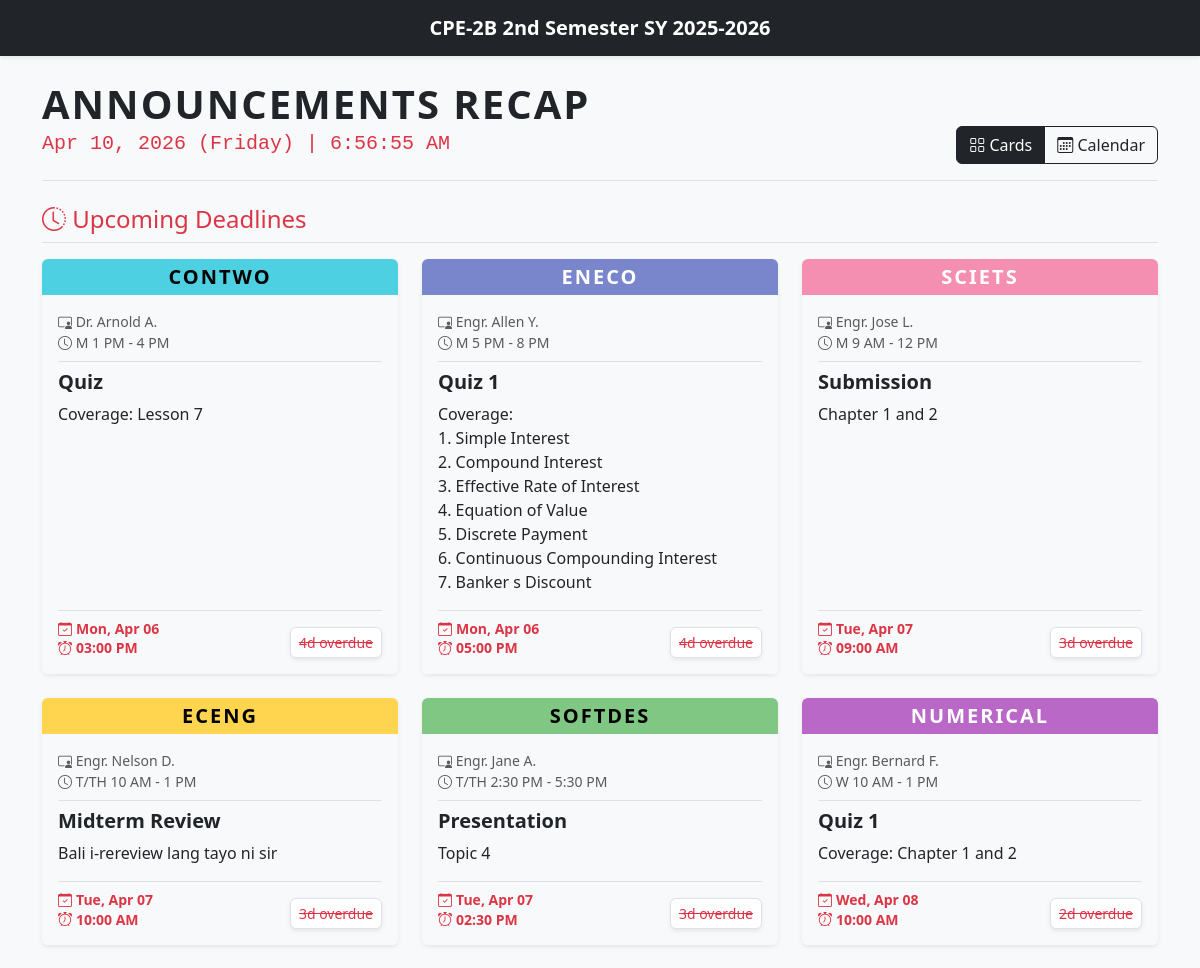
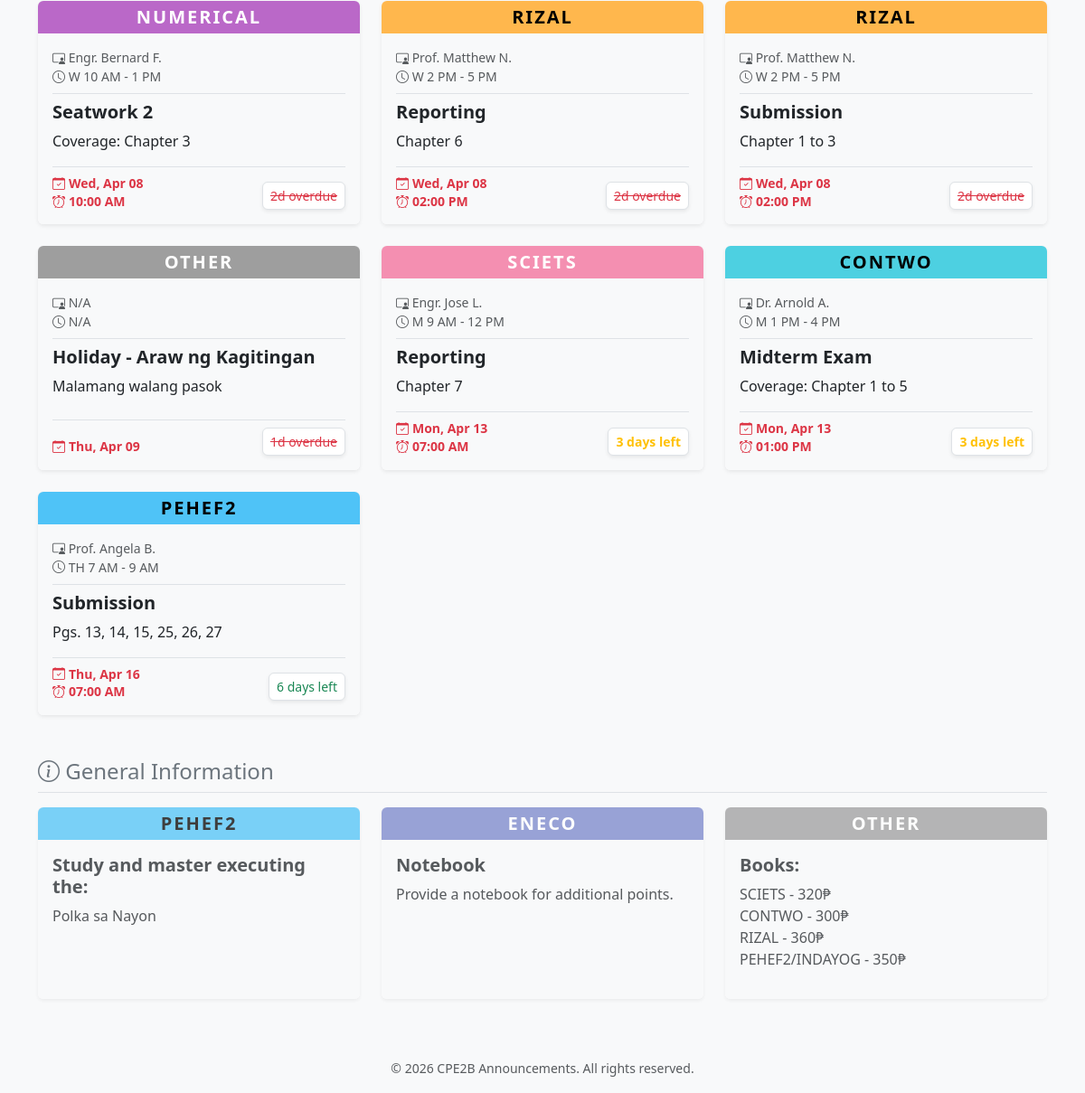
Before: / with the older database file (2 pictures, top to bottom).
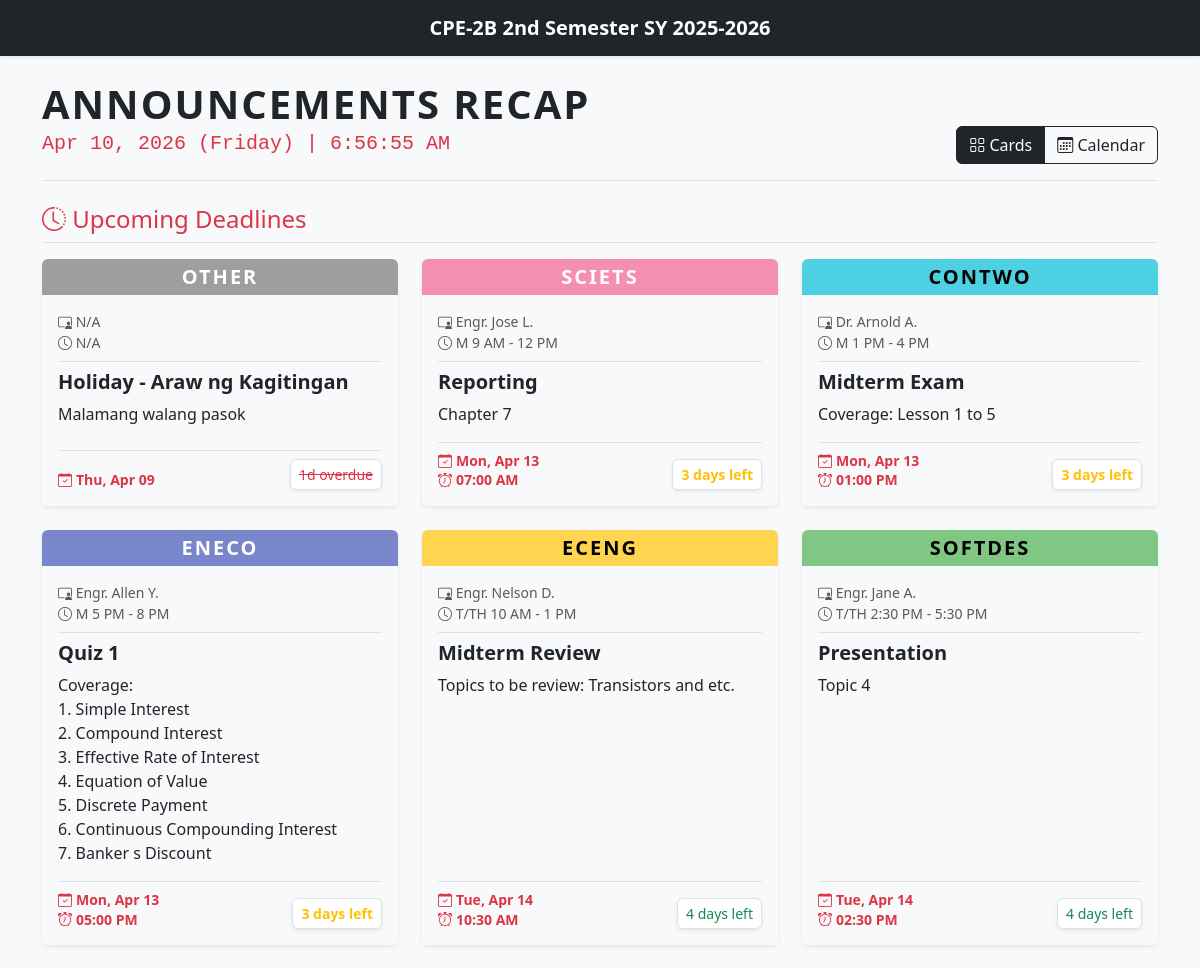
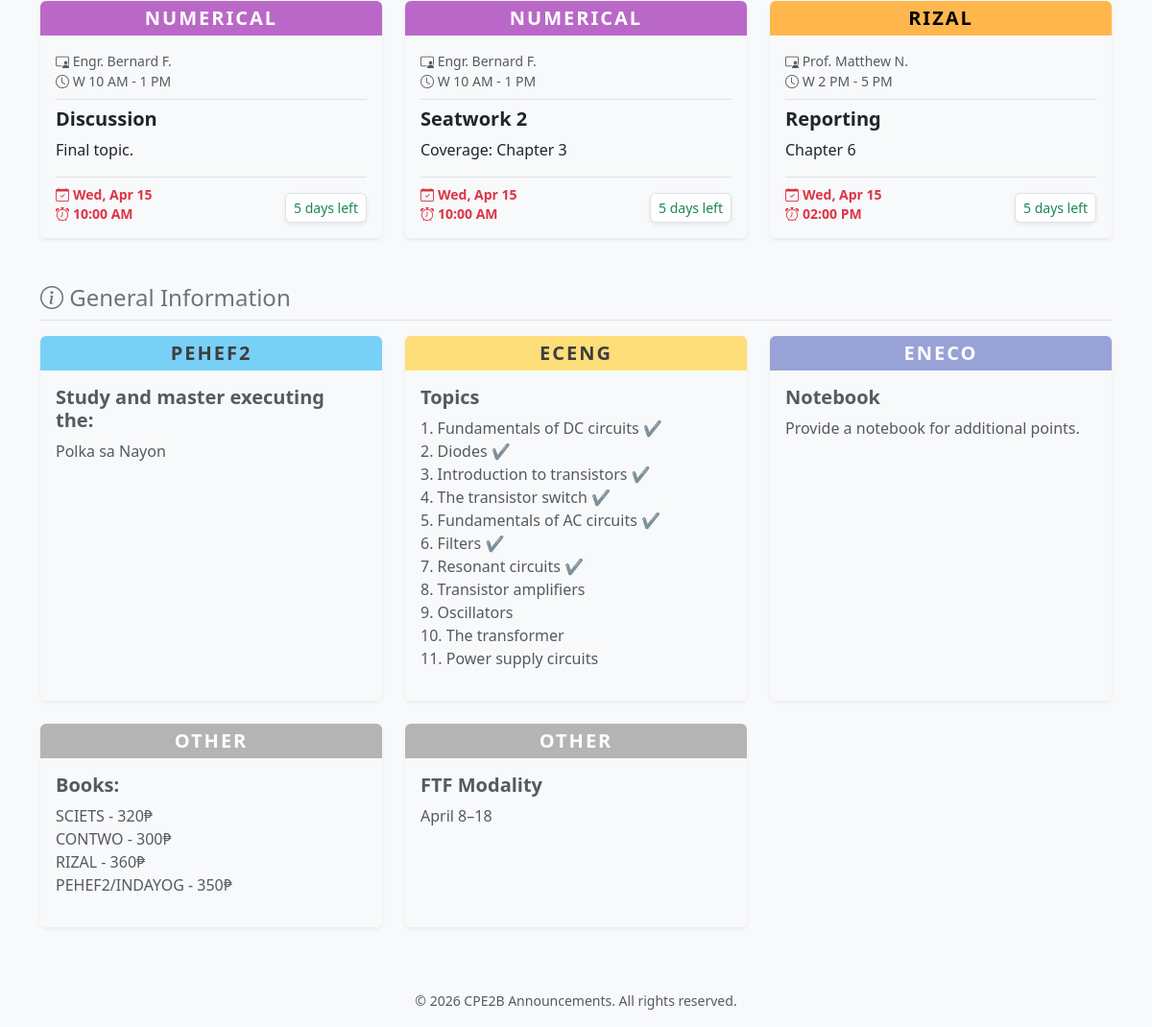
After: the same page with the newer database file (2 pictures, top to bottom).
### tables this page shows
CREATE TABLE IF NOT EXISTS `tbl_announcements` (
  `id` int NOT NULL AUTO_INCREMENT,
  `admin_id` int DEFAULT NULL,
  `subject_id` int DEFAULT NULL,
  `title` varchar(100) NOT NULL,
  `content` text NOT NULL,
  `due_date` date DEFAULT NULL,
  `due_time` time DEFAULT NULL,
  `end_date` date DEFAULT NULL,
  `status` enum('active','archived') DEFAULT 'active',
  `created_at` timestamp NULL DEFAULT CURRENT_TIMESTAMP,
  `updated_at` timestamp NULL DEFAULT CURRENT_TIMESTAMP ON UPDATE CURRENT_TIMESTAMP,
  PRIMARY KEY (`id`),
  KEY `admin_id` (`admin_id`),
  KEY `subject_id` (`subject_id`),
  KEY `idx_due_date` (`due_date`),
  KEY `idx_subject_status` (`subject_id`,`status`),
  CONSTRAINT `tbl_announcements_ibfk_1` FOREIGN KEY (`admin_id`) REFERENCES `tbl_admins` (`id`) ON DELETE SET NULL,
  CONSTRAINT `tbl_announcements_ibfk_2` FOREIGN KEY (`subject_id`) REFERENCES `tbl_subjects` (`id`) ON DELETE CASCADE
);

CREATE TABLE IF NOT EXISTS `tbl_subjects` (
  `id` int NOT NULL AUTO_INCREMENT,
  `code` varchar(20) NOT NULL,
  `name` varchar(100) NOT NULL,
  `professor` varchar(100) DEFAULT NULL,
  `schedule` varchar(100) DEFAULT NULL,
  `color_theme` varchar(50) DEFAULT 'bg-other',
  `status` enum('active','archived') DEFAULT 'active',
  `created_at` timestamp NULL DEFAULT CURRENT_TIMESTAMP,
  PRIMARY KEY (`id`)
);

### includes/helpers.php (called while the page is built, shortened)
<?php
function e($string)
{
    return htmlspecialchars($string ?? '', ENT_QUOTES, 'UTF-8');
}
function parseScheduleTime($schedule)
{
    if (preg_match('/(\d{1,2}(:\d{2})?\s*[AP]M)/i', $schedule, $matches)) {
        return strtotime($matches[1]);
    }
    return 9999999999;
}
function getActiveAnnouncements($pdo)
{
    $announcements = $pdo->query("SELECT a.*, s.code, s.name, s.professor, s.schedule, s.color_theme
                        FROM tbl_announcements a
                        LEFT JOIN tbl_subjects s ON a.subject_id = s.id
                        WHERE a.status = 'active' ORDER BY ISNULL(a.due_date), a.due_date ASC")->fetchAll();
    usort($announcements, function ($a, $b) {
        if ($a['due_date'] !== $b['due_date']) return 0;
        $timeA = parseScheduleTime($a['schedule']);
        $timeB = parseScheduleTime($b['schedule']);
        if ($timeA !== $timeB) return $timeA <=> $timeB;
        return strcmp($a['code'], $b['code']);
    });
    return $announcements;
}
function getDaysLeft(string $dueDate): array
{
    $today = new DateTime('today', new DateTimeZone('Asia/Manila'));
    $due   = new DateTime($dueDate, new DateTimeZone('Asia/Manila'));
    $diff  = (int) $today->diff($due)->format('%r%a');
    if ($diff > 3)       return ['label' => "{$diff} days left",  'class' => 'text-success'];
    if ($diff > 0)       return ['label' => "{$diff} days left",  'class' => 'text-warning fw-bold'];
    return               ['label' => abs($diff) . 'd overdue',    'class' => 'text-danger text-decoration-line-through'];
}

### public/index.php (the view, shortened to what this page needs)
<?php
require_once __DIR__ . '/../includes/db.php';
require_once __DIR__ . '/../includes/helpers.php';
$announcements = getActiveAnnouncements($pdo);
$upcomingDeadlines = array_filter($announcements, fn($a) => !empty($a['due_date']));
$generalInfo = array_filter($announcements, fn($a) => empty($a['due_date']));
include __DIR__ . '/../includes/header.php';
?>
<div class="d-flex flex-column flex-md-row justify-content-between align-items-center align-items-md-end mb-4 mt-3 border-bottom pb-3 text-center text-md-start">
    <div class="mb-3 mb-md-0">
        <h1 class="display-6 fw-bold text-uppercase mb-0" style="letter-spacing: 2px;">Announcements Recap</h1>
        <h5 class="text-danger font-monospace mt-1">
            <?= date('M d, Y (l)') ?> | <span id="liveClock"><?= date('h:i:s A') ?></span>
        </h5>
    </div>
    <div class="btn-group" role="group">
        <button class="btn btn-outline-dark active" id="btn-card" onclick="toggleView('card')"><i class="bi bi-grid"></i> Cards</button>
        <button class="btn btn-outline-dark" id="btn-calendar" onclick="toggleView('calendar')"><i class="bi bi-calendar3"></i> Calendar</button>
    </div>
</div>
<div id="view-card">
    <h4 class="text-danger mb-3 border-bottom pb-2"><i class="bi bi-clock-history"></i> Upcoming Deadlines</h4>
    <div class="row row-cols-1 row-cols-md-2 row-cols-lg-3 g-4 mb-5">
        <?php foreach ($upcomingDeadlines as $row): ?>
            <?php $timeStatus = getDaysLeft($row['due_date']); ?>
            <div class="col">
                <div class="card h-100 shadow-sm border-0 announcement-card">
                    <div class="card-header border-0 text-center p-0">
                        <span class='badge w-100 py-2 fs-5 <?= e($row['color_theme']) ?>' style="border-radius: 6px 6px 0 0; letter-spacing: 2px;">
                            <?= e($row['code']) ?>
                        </span>
                    </div>
                    <div class="card-body pt-3 bg-light rounded-bottom d-flex flex-column">
                        <div class="text-muted small mb-2 border-bottom pb-2">
                            <i class="bi bi-person-video3"></i> <?= e($row['professor']) ?> <br>
                            <i class="bi bi-clock"></i> <?= e($row['schedule']) ?>
                        </div>
                        <h5 class="card-title fw-bold text-dark"><?= e($row['title']) ?></h5>
                        <div class="card-text mb-3 flex-grow-1"><?= nl2br(e($row['content'])) ?></div>
                        <div class="mt-auto pt-2 border-top d-flex justify-content-between align-items-end">
                            <div class="text-danger fw-bold small" style="line-height: 1.4;">
                                <?php if ($row['end_date']): ?>
                                    <div>
                                        <i class="bi bi-calendar-check me-1"></i><?= date('M d', strtotime($row['due_date'])) ?> - <?= date('M d, Y', strtotime($row['end_date'])) ?>
                                    </div>
                                <?php else: ?>
                                    <div>
                                        <i class="bi bi-calendar-check me-1"></i><?= date('D, M d', strtotime($row['due_date'])) ?>
                                    </div>
                                    <?php if (!empty($row['due_time'])): ?>
                                        <div>
                                            <i class="bi bi-alarm me-1"></i><?= date('h:i A', strtotime($row['due_time'])) ?>
                                        </div>
                                    <?php endif; ?>
                                <?php endif; ?>
                            </div>
                            <span class="small <?= $timeStatus['class'] ?> bg-white px-2 py-1 rounded border shadow-sm">
                                <?= $timeStatus['label'] ?>
                            </span>
                        </div>
                    </div>
                </div>
            </div>
        <?php endforeach; ?>
    </div>
    <h4 class="text-secondary mb-3 border-bottom pb-2"><i class="bi bi-info-circle"></i> General Information</h4>
    <div class="row row-cols-1 row-cols-md-2 row-cols-lg-3 g-4">
        <?php foreach ($generalInfo as $row): ?>
            <div class="col">
                <div class="card h-100 shadow-sm border-0 announcement-card opacity-75">
                    <div class="card-header border-0 text-center p-0">
                        <span class='badge w-100 py-2 fs-5 <?= e($row['color_theme']) ?>' style="border-radius: 6px 6px 0 0; letter-spacing: 2px;"><?= e($row['code']) ?></span>
                    </div>
                    <div class="card-body pt-3 bg-light rounded-bottom d-flex flex-column">
                        <h5 class="card-title fw-bold text-dark"><?= e($row['title']) ?></h5>
                        <div class="card-text mb-3 flex-grow-1"><?= nl2br(e($row['content'])) ?></div>
                    </div>
                </div>
            </div>
        <?php endforeach; ?>
    </div>
</div>
<?php include __DIR__ . '/../includes/footer.php'; ?>

### includes/header.php (shortened to what this page needs)
<?php
$isAdmin = isset($_SESSION['admin_id']);
?>
<!DOCTYPE html>
<html lang="en">
<head>
    <link href="https://cdn.jsdelivr.net/npm/bootstrap@5.3.0/dist/css/bootstrap.min.css" rel="stylesheet">
    <link rel="stylesheet" href="https://cdn.jsdelivr.net/npm/bootstrap-icons@1.10.5/font/bootstrap-icons.css">
    <link rel="stylesheet" href="/assets/css/style.css">
</head>
<body class="bg-light">
    <nav class="navbar navbar-expand-lg navbar-dark bg-dark mb-4 shadow-sm">
        <div class="container">
            <?php if ($isAdmin): ?>
                <a class="navbar-brand fw-bold" href="/admin/index.php"><i class="bi bi-shield-lock"></i> Admin Dashboard</a>
                <button class="navbar-toggler" type="button" data-bs-toggle="collapse" data-bs-target="#navbarNav">
                    <span class="navbar-toggler-icon"></span>
                </button>
                <div class="collapse navbar-collapse" id="navbarNav">
                    <ul class="navbar-nav ms-auto">
                        <li class="nav-item"><a class="nav-link" href="/public/index.php">Portal</a></li>
                        <li class="nav-item"><a class="nav-link" href="/admin/index.php">Announcements</a></li>
                        <li class="nav-item"><a class="nav-link" href="/admin/subjects.php">Subjects</a></li>
                        <li class="nav-item"><a class="nav-link" href="/admin/history.php">Audit Log</a></li>
                        <li class="nav-item ms-lg-3"><a class="nav-link text-danger fw-bold" href="/auth/logout.php">Logout</a></li>
                    </ul>
                </div>
            <?php else: ?>
                <a class="navbar-brand fw-bold mx-auto" href="/">CPE-2B 2nd Semester SY 2025-2026</a>
            <?php endif; ?>
        </div>
    </nav>
    <div class="container pb-5">
        <?php require_once __DIR__ . '/helpers.php';
        displayFlash(); ?>

### includes/footer.php (shortened to what this page needs)
</div>
<footer class="text-center py-3 text-muted mt-auto">
    <small>&copy; <?= date('Y') ?> <?= APP_NAME ?>. All rights reserved.</small>
</footer>
</body>
</html>

### assets/css/style.css (style rules this page uses)
body { background-color: #f8f9fa; font-family: "Segoe UI", Tahoma, Geneva, Verdana, sans-serif; }
.announcement-card { transition: transform 0.2s; }
.bg-sciets { background-color: #f48fb1 !important; color: #fff !important; }
.bg-contwo { background-color: #4dd0e1 !important; color: #000 !important; }
.bg-eneco { background-color: #7986cb !important; color: #fff !important; }
.bg-eceng { background-color: #ffd54f !important; color: #000 !important; }
.bg-softdes { background-color: #81c784 !important; color: #000 !important; }
.bg-numerical { background-color: #ba68c8 !important; color: #fff !important; }
.bg-rizal { background-color: #ffb74d !important; color: #000 !important; }
.bg-pehef2 { background-color: #4fc3f7 !important; color: #000 !important; }
.bg-other { background-color: #9e9e9e !important; color: #fff !important; }

Changed rows visible on the page:
no longer on this page (row edited): tbl_announcements: subject.code "CONTWO", subject.professor "Dr. Arnold A.", subject.schedule "M 1 PM - 4 PM", title "Quiz", content "Coverage: Lesson 7", due_date "Mon, Apr 06", due_time "03:00 PM", due_date "4d overdue", shown under "Upcoming Deadlines"
no longer on this page (row edited): tbl_announcements: subject.code "SCIETS", subject.professor "Engr. Jose L.", subject.schedule "M 9 AM - 12 PM", title "Submission", content "Chapter 1 and 2", due_date "Tue, Apr 07", due_time "09:00 AM", due_date "3d overdue", shown under "Upcoming Deadlines"
no longer on this page (row edited): tbl_announcements: subject.code "RIZAL", subject.professor "Prof. Matthew N.", subject.schedule "W 2 PM - 5 PM", title "Submission", content "Chapter 1 to 3", due_date "Wed, Apr 08", due_time "02:00 PM", due_date "2d overdue", shown under "Upcoming Deadlines"
no longer on this page (row edited): tbl_announcements: subject.code "PEHEF2", subject.professor "Prof. Angela B.", subject.schedule "TH 7 AM - 9 AM", title "Submission", content "Pgs. 13, 14, 15, 25, 26, 27", due_date "Thu, Apr 16", due_time "07:00 AM", due_date "6 days left", shown under "Upcoming Deadlines"
shown differently, row unchanged: tbl_announcements "Holiday - Araw ng Kagitingan": moves up the list
shown differently, row unchanged: tbl_announcements "Chapter 7": moves up the list
changed tbl_announcements "Midterm Exam": content "Coverage: Chapter 1 to 5" → "Coverage: Lesson 1 to 5"; moves up the list
changed tbl_announcements "Quiz 1": due_date "Mon, Apr 06" → "Mon, Apr 13"; due_date "4d overdue" → "3 days left"
changed tbl_announcements "Midterm Review": content "Bali i-rereview lang tayo ni sir" → "Topics to be review: Transistors and etc."; due_date "Tue, Apr 07" → "Tue, Apr 14"; due_time "10:00 AM" → "10:30 AM"; due_date "3d overdue" → "4 days left"
changed tbl_announcements "Presentation": due_date "Tue, Apr 07" → "Tue, Apr 14"; due_date "3d overdue" → "4 days left"
changed tbl_announcements: title "Quiz 1" → "Discussion"; content "Coverage: Chapter 1 and 2" → "Final topic."; due_date "Wed, Apr 08" → "Wed, Apr 15"; due_date "2d overdue" → "5 days left"
changed tbl_announcements "Seatwork 2": due_date "Wed, Apr 08" → "Wed, Apr 15"; due_date "2d overdue" → "5 days left"
changed tbl_announcements "Chapter 6": due_date "Wed, Apr 08" → "Wed, Apr 15"; due_date "2d overdue" → "5 days left"
added tbl_announcements: subject.code "ECENG", title "Topics", content "1. Fundamentals of DC circuits ✔️ 2. Diodes ✔️ 3. Introduction to transistors ✔️ 4. The transistor switch ✔️ 5. Fundamentals of AC circuits ✔️ 6. Filters ✔️ 7. Resonant circuits ✔️ 8. Transistor amplifiers 9. Oscillators 10. The transformer 11. Power supply circuits", shown under "General Information"
added tbl_announcements: subject.code "OTHER", title "FTF Modality", content "April 8–18", shown under "General Information"
